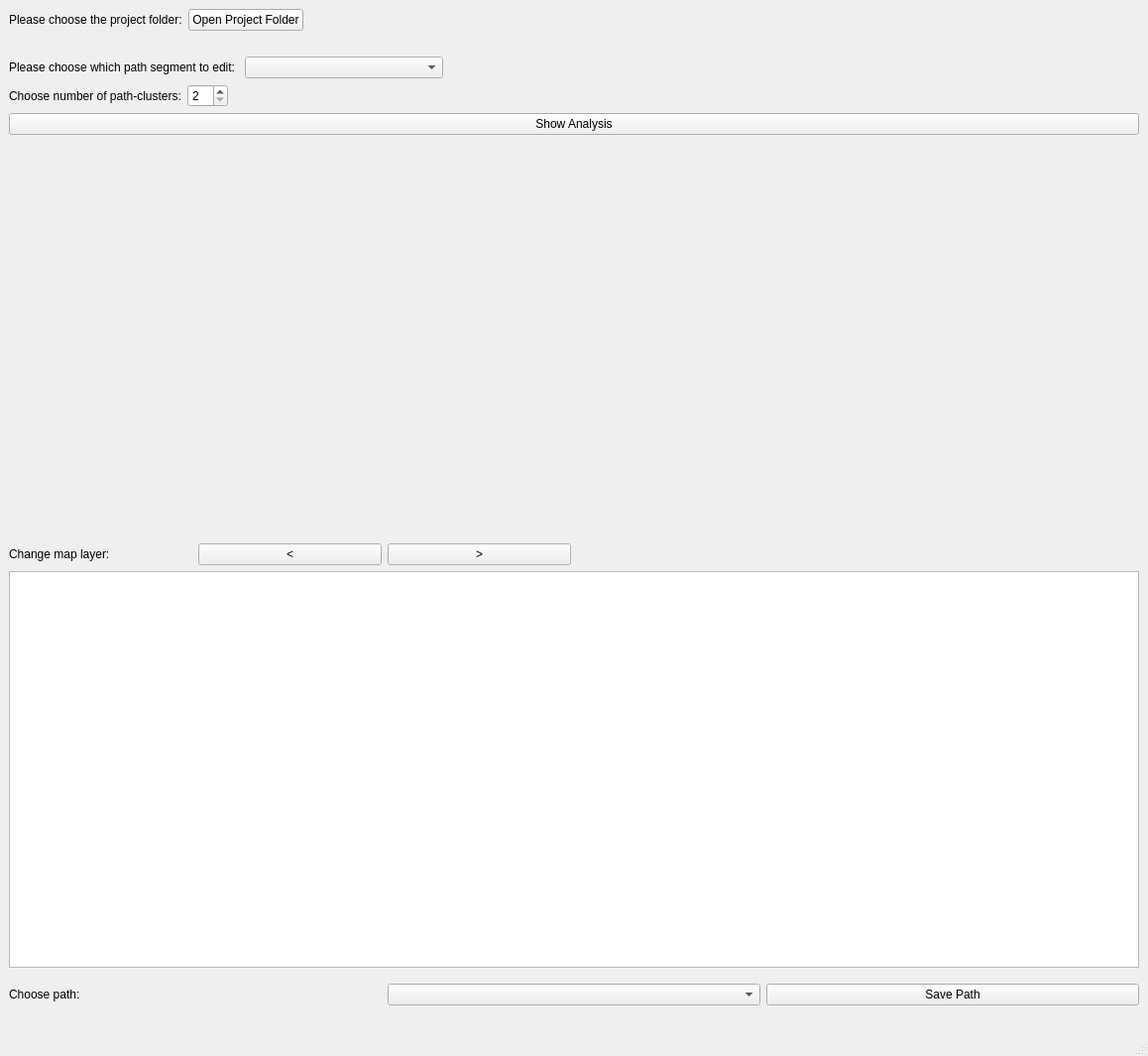
<?xml version="1.0" encoding="UTF-8"?>
<ui version="4.0">
 <class>MainWindow</class>
 <widget class="QMainWindow" name="MainWindow">
  <property name="geometry">
   <rect>
    <x>0</x>
    <y>0</y>
    <width>1158</width>
    <height>1059</height>
   </rect>
  </property>
  <property name="minimumSize">
   <size>
    <width>0</width>
    <height>0</height>
   </size>
  </property>
  <property name="windowTitle">
   <string>MainWindow</string>
  </property>
  <widget class="QWidget" name="centralwidget">
   <layout class="QVBoxLayout" name="verticalLayout">
    <item>
     <layout class="QHBoxLayout" name="horizontalLayout_4">
      <item>
       <widget class="QLabel" name="label">
        <property name="text">
         <string>Please choose the project folder:</string>
        </property>
       </widget>
      </item>
      <item>
       <widget class="QPushButton" name="getpathfolder">
        <property name="text">
         <string>Open Project Folder</string>
        </property>
       </widget>
      </item>
      <item>
       <spacer name="horizontalSpacer">
        <property name="orientation">
         <enum>Qt::Horizontal</enum>
        </property>
        <property name="sizeHint" stdset="0">
         <size>
          <width>40</width>
          <height>20</height>
         </size>
        </property>
       </spacer>
      </item>
     </layout>
    </item>
    <item>
     <widget class="QLabel" name="erroroutput">
      <property name="text">
       <string/>
      </property>
     </widget>
    </item>
    <item>
     <layout class="QHBoxLayout" name="horizontalLayout_7">
      <item>
       <widget class="QLabel" name="label_6">
        <property name="text">
         <string>Please choose which path segment to edit: </string>
        </property>
       </widget>
      </item>
      <item>
       <widget class="QComboBox" name="pathsegmentchooser">
        <property name="minimumSize">
         <size>
          <width>200</width>
          <height>0</height>
         </size>
        </property>
       </widget>
      </item>
      <item>
       <spacer name="horizontalSpacer_2">
        <property name="orientation">
         <enum>Qt::Horizontal</enum>
        </property>
        <property name="sizeHint" stdset="0">
         <size>
          <width>40</width>
          <height>20</height>
         </size>
        </property>
       </spacer>
      </item>
     </layout>
    </item>
    <item>
     <layout class="QHBoxLayout" name="horizontalLayout_8">
      <item>
       <widget class="QLabel" name="label_2">
        <property name="text">
         <string>Choose number of path-clusters:</string>
        </property>
       </widget>
      </item>
      <item>
       <widget class="QSpinBox" name="numberofclusters">
        <property name="minimum">
         <number>2</number>
        </property>
        <property name="maximum">
         <number>10</number>
        </property>
        <property name="value">
         <number>2</number>
        </property>
       </widget>
      </item>
      <item>
       <spacer name="horizontalSpacer_3">
        <property name="orientation">
         <enum>Qt::Horizontal</enum>
        </property>
        <property name="sizeHint" stdset="0">
         <size>
          <width>40</width>
          <height>20</height>
         </size>
        </property>
       </spacer>
      </item>
     </layout>
    </item>
    <item>
     <widget class="QPushButton" name="recalculatebutton">
      <property name="text">
       <string>Show Analysis</string>
      </property>
     </widget>
    </item>
    <item>
     <layout class="QHBoxLayout" name="horizontalLayout">
      <item>
       <layout class="QVBoxLayout" name="verticalLayout_4">
        <item>
         <widget class="QWidget" name="pathplot" native="true">
          <property name="sizePolicy">
           <sizepolicy hsizetype="Fixed" vsizetype="Fixed">
            <horstretch>0</horstretch>
            <verstretch>0</verstretch>
           </sizepolicy>
          </property>
          <property name="minimumSize">
           <size>
            <width>500</width>
            <height>400</height>
           </size>
          </property>
         </widget>
        </item>
        <item>
         <layout class="QHBoxLayout" name="horizontalLayout_2">
          <item>
           <widget class="QLabel" name="label_3">
            <property name="text">
             <string>Change map layer:</string>
            </property>
           </widget>
          </item>
          <item>
           <widget class="QPushButton" name="map_down">
            <property name="text">
             <string>&lt;</string>
            </property>
           </widget>
          </item>
          <item>
           <widget class="QPushButton" name="map_up">
            <property name="text">
             <string>&gt;</string>
            </property>
           </widget>
          </item>
         </layout>
        </item>
       </layout>
      </item>
      <item>
       <widget class="QWidget" name="analysisplot" native="true">
        <property name="minimumSize">
         <size>
          <width>400</width>
          <height>400</height>
         </size>
        </property>
       </widget>
      </item>
     </layout>
    </item>
    <item>
     <widget class="QTableWidget" name="analysistable">
      <property name="minimumSize">
       <size>
        <width>0</width>
        <height>400</height>
       </size>
      </property>
     </widget>
    </item>
    <item>
     <layout class="QHBoxLayout" name="horizontalLayout_5">
      <property name="topMargin">
       <number>10</number>
      </property>
      <item>
       <widget class="QLabel" name="label_4">
        <property name="text">
         <string>Choose path:</string>
        </property>
       </widget>
      </item>
      <item>
       <widget class="QComboBox" name="comboBox_pathchoice"/>
      </item>
      <item>
       <widget class="QPushButton" name="exportbutton">
        <property name="text">
         <string>Save Path</string>
        </property>
       </widget>
      </item>
     </layout>
    </item>
    <item>
     <widget class="QLabel" name="pathsaved_label">
      <property name="text">
       <string> </string>
      </property>
     </widget>
    </item>
   </layout>
  </widget>
  <widget class="QMenuBar" name="menubar">
   <property name="geometry">
    <rect>
     <x>0</x>
     <y>0</y>
     <width>1158</width>
     <height>22</height>
    </rect>
   </property>
  </widget>
  <widget class="QStatusBar" name="statusbar"/>
 </widget>
 <resources/>
 <connections/>
</ui>
